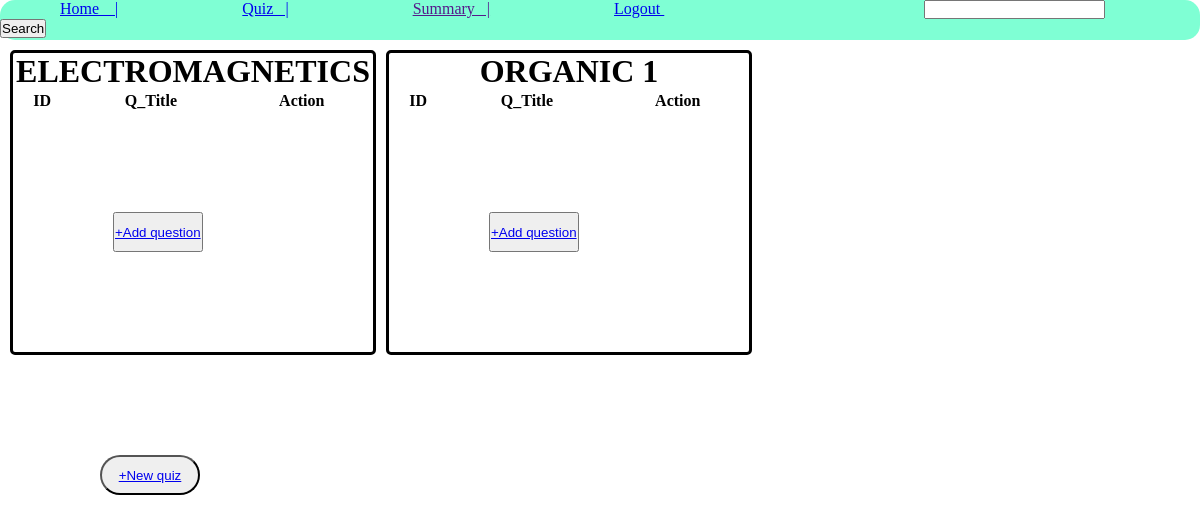
The app's page /quizmg, older data.
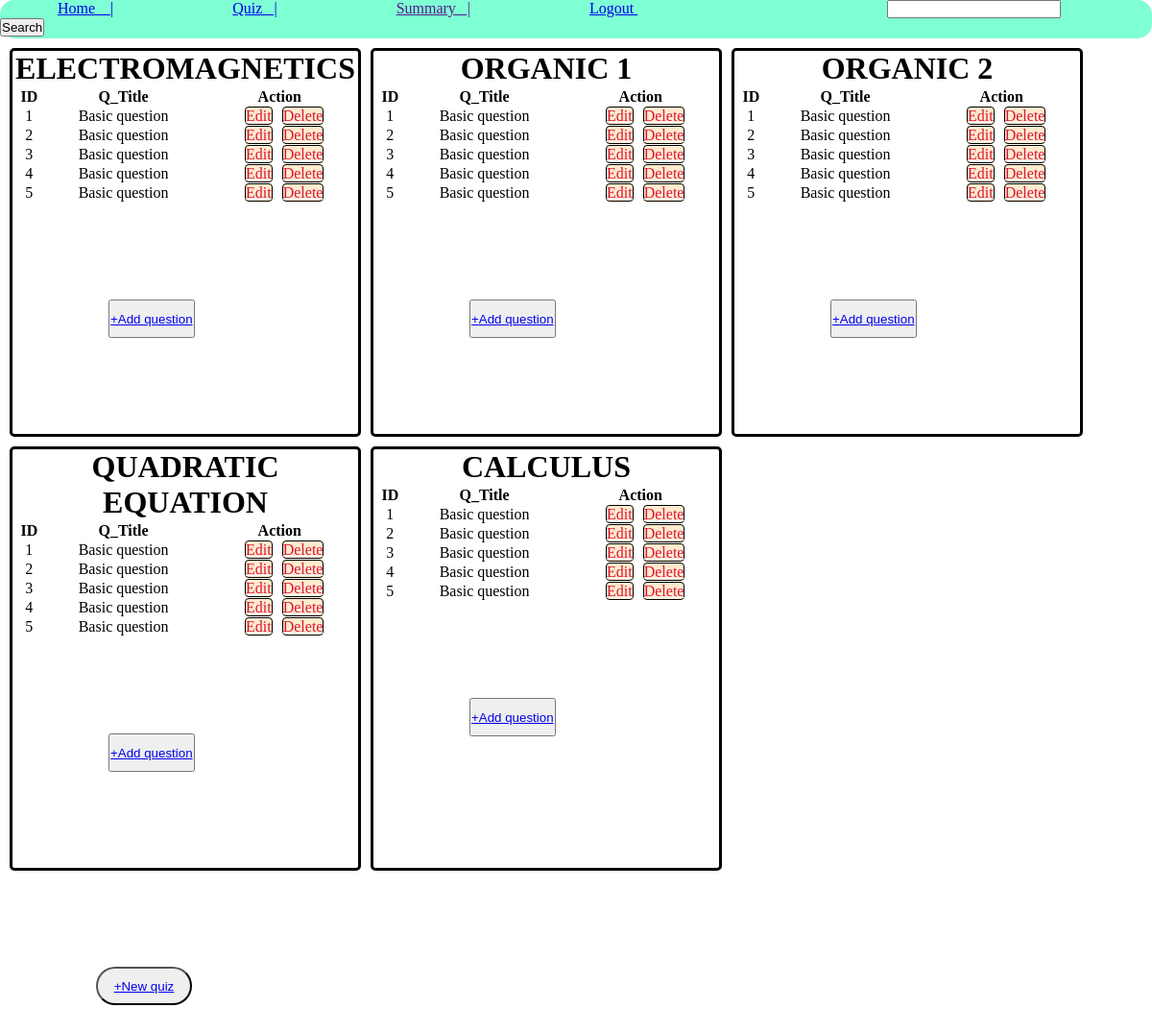
The same page, newer data.
### tables this page shows
CREATE TABLE chapter(
    id INTEGER PRIMARY KEY AUTOINCREMENT,
    name TEXT,
    description TEXT,
    sub_name TEXT,
    FOREIGN KEY (sub_name) REFERENCES subject(name));

CREATE TABLE quiz(
    id INTEGER PRIMARY KEY AUTOINCREMENT,
    chapter_id INTEGER,
    date_of_quiz DATE,
    time_duration TIME,
    remarks TEXT,
    FOREIGN KEY(chapter_id) REFERENCES chapter(id)
);

CREATE TABLE question(
    id INTEGER PRIMARY KEY AUTOINCREMENT,
    quiz_id INTEGER,
    question_statement TEXT,
    option_1 TEXT,
    option_2 TEXT,option_3 TEXT,option_4 TEXT,correct_option TEXT,chid TEXT,question_title TEXT,FOREIGN KEY(quiz_id) REFERENCES quiz(id)
);

### app.py (the view)
@app.route('/quizmg')
def quizmg():
    c = get_id()
    return render_template('quiz_managment.html',get=True,chap=c)

### database.py (called while the page is built)
def get_id():
    con = sqlite3.connect('database.sqlite3')
    cur = con.cursor()
    query = "SELECT chapter_id,id FROM quiz"
    cur.execute(query)
    res_1 = cur.fetchall()
    query = "SELECT name,id FROM chapter"
    cur.execute(query)
    res_2 = cur.fetchall()
    query = "SELECT quiz_id,question_title,id FROM question"
    cur.execute(query)
    res_3 = cur.fetchall()
    con.commit()
    con.close()
    return [res_1,res_2,res_3]

### templates/quiz_managment.html (shortened to what this page needs)
<!DOCTYPE html>
<html lang="en">
<head>
</head>
<body>
    <nav>
        <ul>
            <li><a href="/admin"> Home &nbsp &nbsp|</a></li>
            <li><a href="/quizmg"> Quiz &nbsp&nbsp|</a></li>
            <li><a href=""> Summary&nbsp&nbsp |</a></li>
            <li><a href="/"> Logout </a></li>
            <li id="search"><input type="search">
            <button>Search</button></li>
        </ul>
    </nav>
    <main>
    {%if get%}
    {% set i = namespace( value=0) %}
    {%for b in chap[0]%}
    {%if chap[1][i.value][1]==b[0]%}
    {% set counter = namespace(value=1) %}
        <div id="subs_chap">
                <h1>{{chap[1][i.value][0]}}</h1>
                <table style="width: 100%;">
                    <tr>
                        <th>ID</th>
                        <th>Q_Title</th>
                        <th>Action</th>
                    </tr>
                {%for x in chap[2]%}
                {%if x[0]==b[1]%}
                    <tr>
                        <td>{{counter.value}}</td>
                        <td>{{x[1]}}</td>
                        <td><a href="/edit2/{{x[2]}}" class="innerbox">Edit</a><a href="/delete2/{{x[2]}}" class="innerbox">Delete</a></td>
                    </tr>
                {% set counter.value = counter.value + 1 %}
                {%endif%}
                {%endfor%}
            </table>
            <button class="add2"><a href="/add_question/{{b[1]}}">+Add question</a></button>
        </div>
    {%endif%}
    {% set i.value = i.value + 1 %}
    {%endfor%}
    {%endif%}
    </main>
    <button id="add"><a href="/add_quiz">+New quiz</a></button>
</body>
</html>

Row changes from the older to the newer data that the page shows:
added question: value "1", question_title "Basic question", shown under quiz (number 1 of 5 on the later page)
added question: value "2", question_title "Basic question", shown under quiz (number 1 of 5 on the later page)
added question: value "3", question_title "Basic question", shown under quiz (number 1 of 5 on the later page)
added question: value "4", question_title "Basic question", shown under quiz (number 1 of 5 on the later page)
added question: value "5", question_title "Basic question", shown under quiz (number 1 of 5 on the later page)
added question: value "1", question_title "Basic question", shown under quiz (number 2 of 5 on the later page)
added question: value "2", question_title "Basic question", shown under quiz (number 2 of 5 on the later page)
added question: value "3", question_title "Basic question", shown under quiz (number 2 of 5 on the later page)
added question: value "4", question_title "Basic question", shown under quiz (number 2 of 5 on the later page)
added question: value "5", question_title "Basic question", shown under quiz (number 2 of 5 on the later page)
now on this page (row unchanged): chapter: name "ORGANIC 2"
added question: value "1", question_title "Basic question", shown under "ORGANIC 2"
added question: value "2", question_title "Basic question", shown under "ORGANIC 2"
added question: value "3", question_title "Basic question", shown under "ORGANIC 2"
added question: value "4", question_title "Basic question", shown under "ORGANIC 2"
added question: value "5", question_title "Basic question", shown under "ORGANIC 2"
now on this page (row unchanged): chapter: name "QUADRATIC EQUATION"
added question: value "1", question_title "Basic question", shown under "QUADRATIC EQUATION"
added question: value "2", question_title "Basic question", shown under "QUADRATIC EQUATION"
added question: value "3", question_title "Basic question", shown under "QUADRATIC EQUATION"
added question: value "4", question_title "Basic question", shown under "QUADRATIC EQUATION"
added question: value "5", question_title "Basic question", shown under "QUADRATIC EQUATION"
now on this page (row unchanged): chapter: name "CALCULUS"
added question: value "1", question_title "Basic question", shown under "CALCULUS"
added question: value "2", question_title "Basic question", shown under "CALCULUS"
added question: value "3", question_title "Basic question", shown under "CALCULUS"
added question: value "4", question_title "Basic question", shown under "CALCULUS"
added question: value "5", question_title "Basic question", shown under "CALCULUS"
